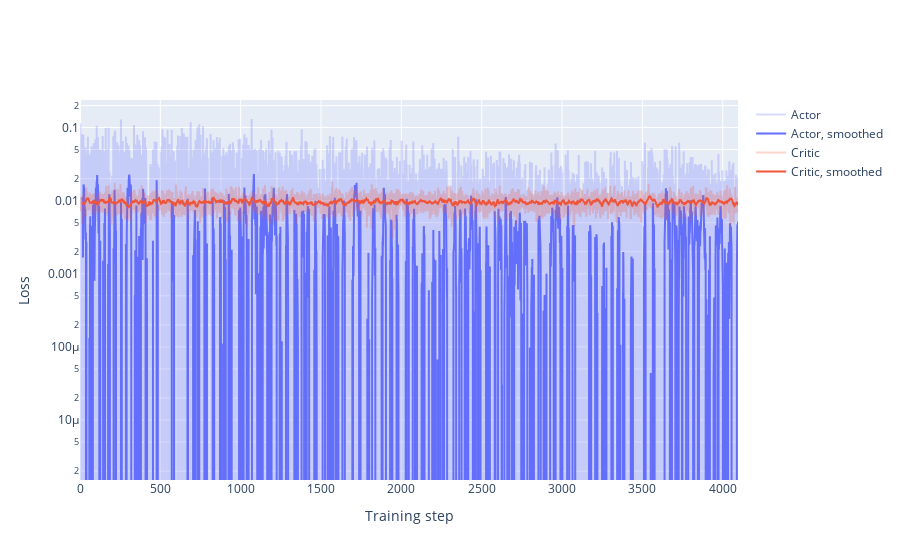

Notebook code cell kept with this figure:
### Code cell
loss_plot(train_results)

### Figure 1 — Plotly figure (JSON) as saved in the notebook; plotly's stock layout.template omitted (floating-point values rounded to 4 significant figures; data arrays with more than 128 entries replaced by an {"elided": "..."} marker saying what was removed)
{"data": [{"marker": {"color": "#636EFA"}, "name": "Actor", "opacity": 0.25, "type": "scatter", "y": {"elided": "4096 float values"}}, {"marker": {"color": "#636EFA"}, "name": "Actor, smoothed", "type": "scatter", "y": {"elided": "4096 float values"}}, {"marker": {"color": "#EF553B"}, "name": "Critic", "opacity": 0.25, "type": "scatter", "y": {"elided": "4096 float values"}}, {"marker": {"color": "#EF553B"}, "name": "Critic, smoothed", "type": "scatter", "y": {"elided": "4096 float values"}}], "layout": {"xaxis": {"title": {"text": "Training step"}}, "yaxis": {"title": {"text": "Loss"}, "type": "log"}}}
